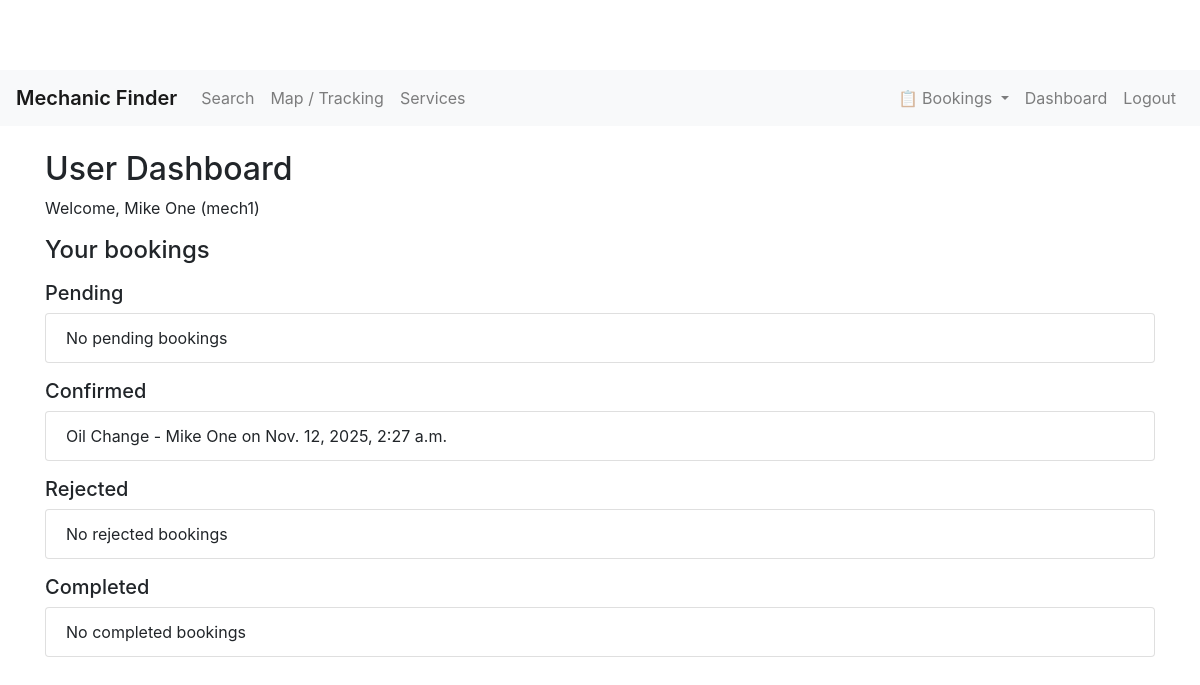
Page /dashboard/user/ (signed in) on the committed database.
### service/models.py (models this page shows, shortened)
class UserProfile(models.Model):
    user = models.OneToOneField(User, on_delete=models.CASCADE)
    is_mechanic = models.BooleanField(default=False)
    phone = models.CharField(max_length=30, blank=True)
    address = models.CharField(max_length=255, blank=True)
    city = models.CharField(max_length=100, blank=True)
    latitude = models.DecimalField(max_digits=9, decimal_places=6, null=True, blank=True)
    longitude = models.DecimalField(max_digits=9, decimal_places=6, null=True, blank=True)
    profile_picture = models.ImageField(upload_to='profiles/', blank=True, null=True)
    def __str__(self):
        return self.user.get_full_name() or self.user.username

class Booking(models.Model):
    STATUS_PENDING = 'Pending'
    STATUS_CONFIRMED = 'Confirmed'
    STATUS_REJECTED = 'Rejected'
    STATUS_COMPLETED = 'Completed'
    STATUS_CHOICES = [
        (STATUS_PENDING, 'Pending'),
        (STATUS_CONFIRMED, 'Confirmed'),
        (STATUS_REJECTED, 'Rejected'),
        (STATUS_COMPLETED, 'Completed'),
    ]
    user = models.ForeignKey(UserProfile, on_delete=models.CASCADE, related_name='bookings')
    mechanic = models.ForeignKey(UserProfile, on_delete=models.CASCADE, related_name='received_bookings')
    service = models.ForeignKey(MechanicService, on_delete=models.CASCADE)
    booking_date = models.DateTimeField()
    status = models.CharField(max_length=20, choices=STATUS_CHOICES, default=STATUS_PENDING)
    created_at = models.DateTimeField(auto_now_add=True)

class MechanicService(models.Model):
    mechanic = models.ForeignKey(UserProfile, on_delete=models.CASCADE, related_name='services')
    service_name = models.CharField(max_length=255)
    price = models.DecimalField(max_digits=7, decimal_places=2)
    description = models.TextField(blank=True)
    def __str__(self):
        return f"{self.service_name} - {self.mechanic}"

### service/views.py (the view)
# urls.py: path('dashboard/user/', views.dashboard_user, name='dashboard_user'),
@login_required
def dashboard_user(request):
    profile = get_object_or_404(UserProfile, user=request.user)
    bookings = profile.bookings.all()
    pending_bookings = bookings.filter(status=Booking.STATUS_PENDING).order_by('-booking_date')
    confirmed_bookings = bookings.filter(status=Booking.STATUS_CONFIRMED).order_by('-booking_date')
    rejected_bookings = bookings.filter(status=Booking.STATUS_REJECTED).order_by('-booking_date')
    completed_bookings = bookings.filter(status=Booking.STATUS_COMPLETED).order_by('-booking_date')
    return render(request, 'dashboard_user.html', {
        'profile': profile,
        'pending_bookings': pending_bookings,
        'confirmed_bookings': confirmed_bookings,
        'rejected_bookings': rejected_bookings,
        'completed_bookings': completed_bookings,
    })

### templates/dashboard_user.html
{% extends 'base.html' %}
{% block content %}
  <h2>User Dashboard</h2>
  <p>Welcome, {{ profile.user.get_full_name }} ({{ profile.user.username }})</p>
  <h4>Your bookings</h4>
  <h5 class="mt-3">Pending</h5>
  <ul class="list-group mb-3">
    {% for b in pending_bookings %}
      <li class="list-group-item">{{ b.service }} on {{ b.booking_date }} - {{ b.status }}</li>
    {% empty %}
      <li class="list-group-item">No pending bookings</li>
    {% endfor %}
  </ul>
  <h5>Confirmed</h5>
  <ul class="list-group mb-3">
    {% for b in confirmed_bookings %}
      <li class="list-group-item">{{ b.service }} on {{ b.booking_date }}</li>
    {% empty %}
      <li class="list-group-item">No confirmed bookings</li>
    {% endfor %}
  </ul>
  <h5>Rejected</h5>
  <ul class="list-group mb-3">
    {% for b in rejected_bookings %}
      <li class="list-group-item">{{ b.service }} on {{ b.booking_date }}</li>
    {% empty %}
      <li class="list-group-item">No rejected bookings</li>
    {% endfor %}
  </ul>
  <h5>Completed</h5>
  <ul class="list-group mb-3">
    {% for b in completed_bookings %}
      <li class="list-group-item">{{ b.service }} on {{ b.booking_date }}</li>
    {% empty %}
      <li class="list-group-item">No completed bookings</li>
    {% endfor %}
  </ul>
{% endblock %}

### static/css/site.css (style rules this page uses)
body { padding-top: 70px; }

### rows in the picture
UserProfile: user.get_full_name "Mike One", user.username "mech1"
Booking: service "Oil Change - Mike One", booking_date "Nov. 12, 2025, 2:27 a.m."
